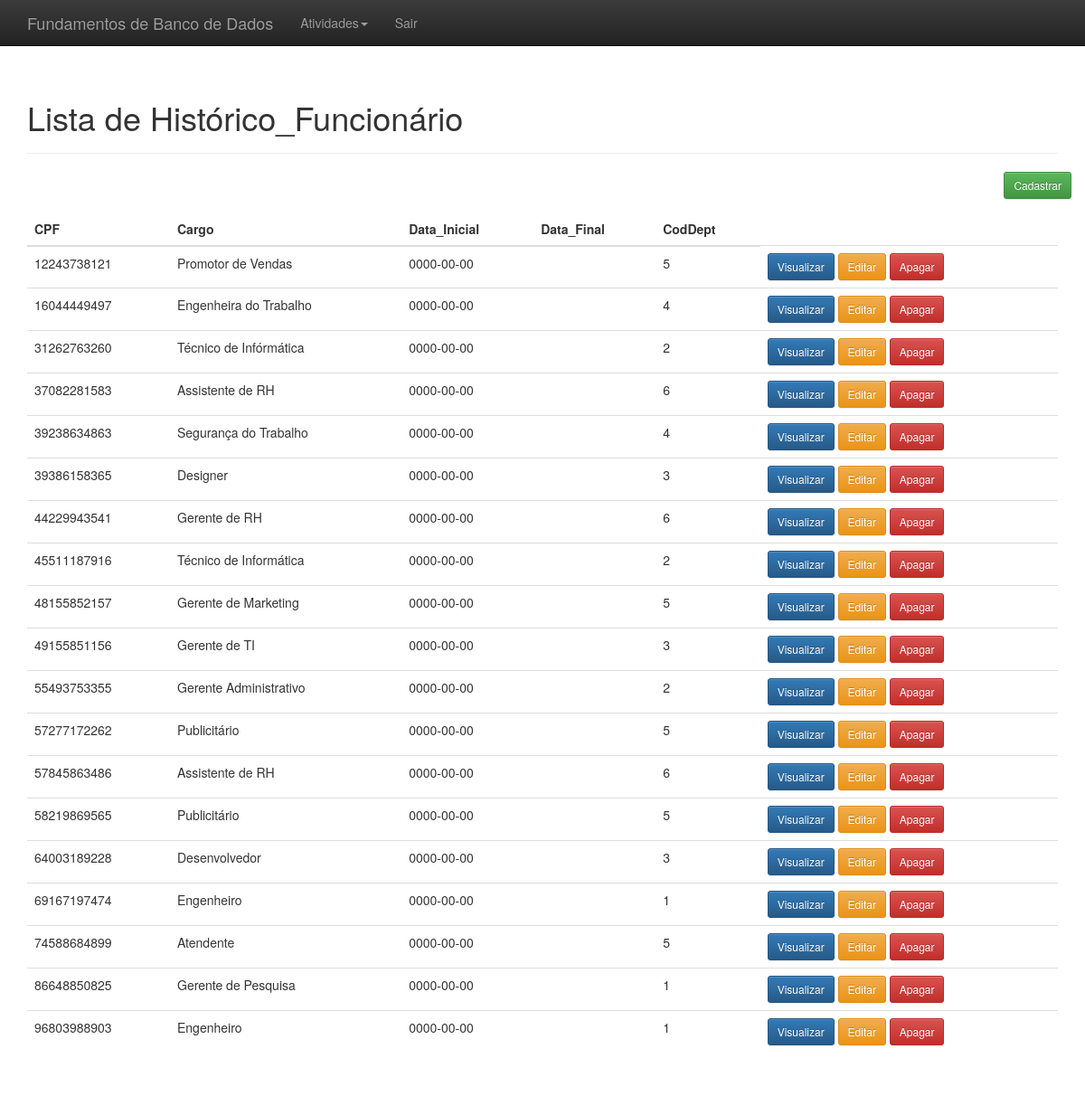
Screenshot of /index.php?link=26 with the database file from the repository.
### tables this page shows
CREATE TABLE Historico_Funcionario(
	CPF CHAR(11) ,
    Cargo VARCHAR(100),
    DataInicial DATE,
    DataFinal DATE,
    CodDept INT
    );

### listar_historicofuncionario.php (the view, shortened to what this page needs)
<?php
    include "conexao.php";
	$resultado=mysqli_query($conectar,"SELECT * FROM historico_funcionario ORDER BY CPF");
?>
<div class="container theme-showcase" role="main">
  <div class="page-header">
	<h1>Lista de Histórico_Funcionário</h1>
  </div>
  <div class="row espaco">
	<div class="pull-right">
		<a href="index.php?link=3"<button type='button' class='btn btn-sm btn-success'>Cadastrar</button></a>
	</div>
  </div>
  <div class="row">
	<div class="col-md-12">
	  <table class="table">
		<thead>
		  <tr>
			<th>CPF</th>
			<th>Cargo</th>
			<th>Data_Inicial</th>
			<th>Data_Final</th>
            <th>CodDept</th>
		  </tr>
		</thead>
		<tbody>
			<?php
				while($linhas = mysqli_fetch_array($resultado)){
					echo "<tr>";
						echo "<td>".$linhas['CPF']."</td>";
						echo "<td>".$linhas['Cargo']."</td>";
						echo "<td>".$linhas['DataInicial']."</td>";
						echo "<td>".$linhas['DataFinal']."</td>";
                        echo "<td>".$linhas['CodDept']."</td>";
						?>
						<td>
						<a href='index.php?link=5&id=<?php echo $linhas['id']; ?>'><button type='button' class='btn btn-sm btn-primary'>Visualizar</button></a>
						<a href='index.php?link=28&CPF=<?php echo $linhas['CPF']; ?>'><button type='button' class='btn btn-sm btn-warning'>Editar</button></a>
						<a href='processa/proc_apagar_historicofuncionario.php?CPF=<?php echo $linhas['CPF']; ?>'><button type='button' class='btn btn-sm btn-danger'>Apagar</button></a>
						<?php
					echo "</tr>";
				}
			?>
		</tbody>
	  </table>
	</div>
  </div>
</div>

### css/theme.css (style rules this page uses)
body { padding-top: 70px; padding-bottom: 30px; }
.espaco { margin-bottom:15px; }

### rows the page displays
historico_funcionario: CPF "12243738121", Cargo "Promotor de Vendas", DataInicial "0000-00-00", CodDept "5"
historico_funcionario: CPF "16044449497", Cargo "Engenheira do Trabalho", DataInicial "0000-00-00", CodDept "4"
historico_funcionario: CPF "31262763260", Cargo "Técnico de Infórmática", DataInicial "0000-00-00", CodDept "2"
historico_funcionario: CPF "37082281583", Cargo "Assistente de RH", DataInicial "0000-00-00", CodDept "6"
historico_funcionario: CPF "39238634863", Cargo "Segurança do Trabalho", DataInicial "0000-00-00", CodDept "4"
historico_funcionario: CPF "39386158365", Cargo "Designer", DataInicial "0000-00-00", CodDept "3"
historico_funcionario: CPF "44229943541", Cargo "Gerente de RH", DataInicial "0000-00-00", CodDept "6"
historico_funcionario: CPF "45511187916", Cargo "Técnico de Informática", DataInicial "0000-00-00", CodDept "2"
historico_funcionario: CPF "48155852157", Cargo "Gerente de Marketing", DataInicial "0000-00-00", CodDept "5"
historico_funcionario: CPF "49155851156", Cargo "Gerente de TI", DataInicial "0000-00-00", CodDept "3"
historico_funcionario: CPF "55493753355", Cargo "Gerente Administrativo", DataInicial "0000-00-00", CodDept "2"
historico_funcionario: CPF "57277172262", Cargo "Publicitário", DataInicial "0000-00-00", CodDept "5"
historico_funcionario: CPF "57845863486", Cargo "Assistente de RH", DataInicial "0000-00-00", CodDept "6"
historico_funcionario: CPF "58219869565", Cargo "Publicitário", DataInicial "0000-00-00", CodDept "5"
historico_funcionario: CPF "64003189228", Cargo "Desenvolvedor", DataInicial "0000-00-00", CodDept "3"
historico_funcionario: CPF "69167197474", Cargo "Engenheiro", DataInicial "0000-00-00", CodDept "1"
historico_funcionario: CPF "74588684899", Cargo "Atendente", DataInicial "0000-00-00", CodDept "5"
historico_funcionario: CPF "86648850825", Cargo "Gerente de Pesquisa", DataInicial "0000-00-00", CodDept "1"
historico_funcionario: CPF "96803988903", Cargo "Engenheiro", DataInicial "0000-00-00", CodDept "1"
